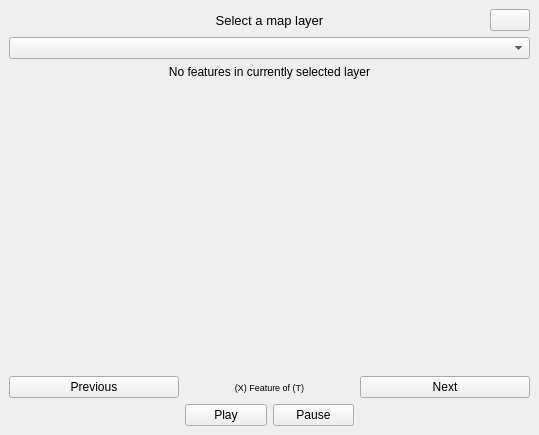
<?xml version="1.0" encoding="UTF-8"?>
<ui version="4.0">
 <class>FeatureNavigatorDockWidgetBase</class>
 <widget class="QDockWidget" name="FeatureNavigatorDockWidgetBase">
  <property name="geometry">
   <rect>
    <x>0</x>
    <y>0</y>
    <width>539</width>
    <height>435</height>
   </rect>
  </property>
  <property name="styleSheet">
   <string notr="true">QDockWidget {
    background-color: #c0e1c0;
}

QDockWidget &gt; QWidget {
    background-color: #c0e1c0;
}</string>
  </property>
  <property name="windowTitle">
   <string>Feature Navigator</string>
  </property>
  <widget class="QWidget" name="dockWidgetContents">
   <property name="styleSheet">
    <string notr="true"/>
   </property>
   <layout class="QGridLayout" name="gridLayout">
    <item row="5" column="0">
     <layout class="QGridLayout" name="gridLayout_2">
      <item row="4" column="0" colspan="3">
       <widget class="QLabel" name="errorLabel">
        <property name="font">
         <font>
          <bold>false</bold>
         </font>
        </property>
        <property name="text">
         <string>No features in currently selected layer</string>
        </property>
        <property name="alignment">
         <set>Qt::AlignCenter</set>
        </property>
       </widget>
      </item>
      <item row="6" column="2">
       <widget class="QPushButton" name="nextButton">
        <property name="text">
         <string>Next</string>
        </property>
       </widget>
      </item>
      <item row="8" column="1">
       <layout class="QGridLayout" name="gridLayout_3">
        <item row="0" column="0">
         <widget class="QPushButton" name="playButton">
          <property name="text">
           <string>Play</string>
          </property>
         </widget>
        </item>
        <item row="0" column="1">
         <widget class="QPushButton" name="pauseButton">
          <property name="text">
           <string>Pause</string>
          </property>
         </widget>
        </item>
       </layout>
      </item>
      <item row="5" column="1">
       <spacer name="verticalSpacer">
        <property name="orientation">
         <enum>Qt::Vertical</enum>
        </property>
        <property name="sizeHint" stdset="0">
         <size>
          <width>20</width>
          <height>40</height>
         </size>
        </property>
       </spacer>
      </item>
      <item row="3" column="0" colspan="3">
       <widget class="QgsMapLayerComboBox" name="mMapLayerComboBox"/>
      </item>
      <item row="6" column="0">
       <widget class="QPushButton" name="previousButton">
        <property name="text">
         <string>Previous</string>
        </property>
       </widget>
      </item>
      <item row="6" column="1">
       <widget class="QLabel" name="selectedFeatureLabel">
        <property name="font">
         <font>
          <pointsize>7</pointsize>
          <bold>false</bold>
         </font>
        </property>
        <property name="text">
         <string>(X) Feature of (T)</string>
        </property>
        <property name="alignment">
         <set>Qt::AlignCenter</set>
        </property>
       </widget>
      </item>
      <item row="0" column="2" alignment="Qt::AlignRight">
       <widget class="QPushButton" name="settingsButton">
        <property name="sizePolicy">
         <sizepolicy hsizetype="Fixed" vsizetype="Fixed">
          <horstretch>0</horstretch>
          <verstretch>0</verstretch>
         </sizepolicy>
        </property>
        <property name="styleSheet">
         <string notr="true"/>
        </property>
        <property name="text">
         <string/>
        </property>
        <property name="icon">
         <iconset>
          <normaloff>icons/settings.png</normaloff>icons/settings.png</iconset>
        </property>
       </widget>
      </item>
      <item row="0" column="1">
       <widget class="QLabel" name="centrallabel">
        <property name="font">
         <font>
          <pointsize>10</pointsize>
          <bold>false</bold>
          <kerning>true</kerning>
         </font>
        </property>
        <property name="text">
         <string>Select a map layer</string>
        </property>
        <property name="alignment">
         <set>Qt::AlignCenter</set>
        </property>
       </widget>
      </item>
     </layout>
    </item>
   </layout>
  </widget>
 </widget>
 <customwidgets>
  <customwidget>
   <class>QgsMapLayerComboBox</class>
   <extends>QComboBox</extends>
   <header>qgsmaplayercombobox.h</header>
  </customwidget>
 </customwidgets>
 <resources/>
 <connections/>
</ui>
